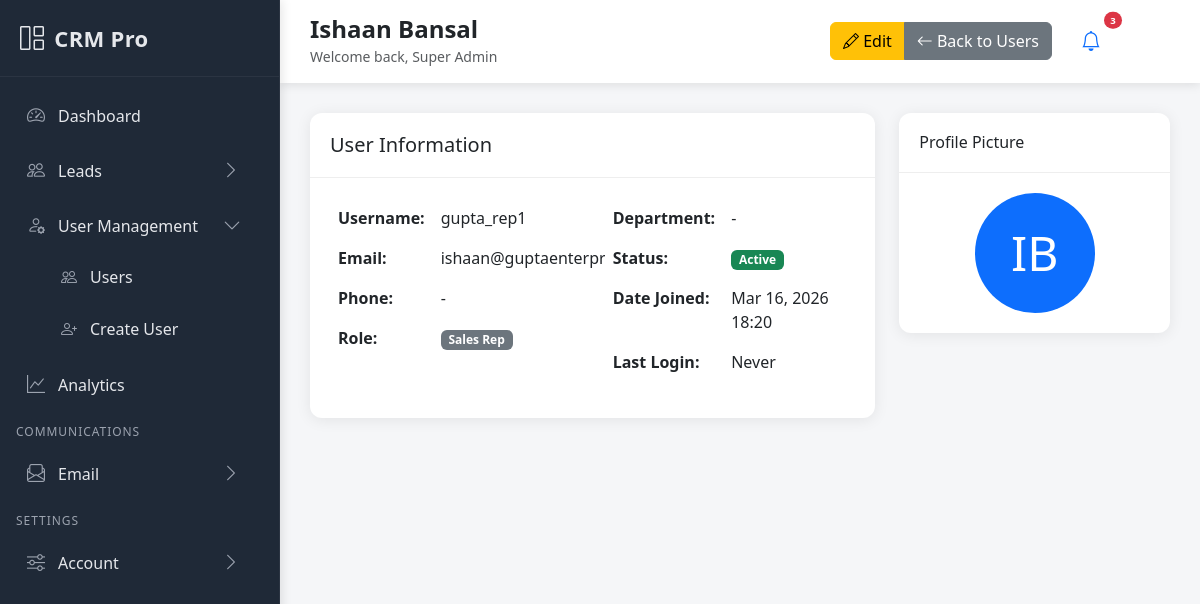
Page /accounts/users/28/ (signed in) on the committed database.
### accounts/models.py (models this page shows, shortened)
class CustomUser(AbstractUser):
    ROLE_CHOICES = [
        ('superadmin', 'Super Admin'),
        ('admin', 'Admin'),
        ('sales_manager', 'Sales Manager'),
        ('sales_rep', 'Sales Rep'),
        ('marketing', 'Marketing'),
    ]
    email = models.EmailField(unique=True)
    phone = models.CharField(max_length=15, blank=True, null=True)
    role = models.CharField(max_length=20, choices=ROLE_CHOICES, default='sales_rep')
    department = models.CharField(max_length=100, blank=True, null=True)
    profile_picture = models.ImageField(upload_to='profiles/', blank=True, null=True)
    is_active = models.BooleanField(default=True)
    date_joined = models.DateTimeField(auto_now_add=True)
    USERNAME_FIELD = 'username'
    REQUIRED_FIELDS = ['email', 'first_name', 'last_name']

### accounts/views.py (the view)
# urls.py: path('users/<int:pk>/', views.UserDetailView.as_view(), name='user_detail'),
class UserDetailView(LoginRequiredMixin, UserPassesTestMixin, DetailView):
    model = CustomUser
    template_name = 'accounts/user_detail.html'
    context_object_name = 'user_obj'
    def test_func(self):
        return is_admin_or_superuser(self.request.user)
    def get_context_data(self, **kwargs):
        context = super().get_context_data(**kwargs)
        user_obj = self.get_object()
        context['lead_stats'] = {
            'total_leads': user_obj.assigned_leads.count(),
            'won_leads': user_obj.assigned_leads.filter(status='won').count(),
            'active_leads': user_obj.assigned_leads.exclude(status__in=['won', 'lost']).count(),
        }
        return context

### accounts/views.py (called while the page is built)
def is_admin_or_superuser(user):
    return user.is_authenticated and (user.role in ['admin', 'superadmin'] or user.is_superuser)

### templates/accounts/user_detail.html (shortened to what this page needs)
{% extends 'base.html' %}
{% block page_title %}{{ user_obj.get_full_name }}{% endblock %}
{% block page_actions %}
<div class="btn-group">
    <a href="{% url 'accounts:user_update' user_obj.pk %}" class="btn btn-warning">
        <i class="bi bi-pencil"></i> Edit
    </a>
    <a href="{% url 'accounts:user_list' %}" class="btn btn-secondary">
        <i class="bi bi-arrow-left"></i> Back to Users
    </a>
</div>
{% endblock %}
{% block content %}
<div class="row">
    <div class="col-lg-8">
        <div class="card mb-4">
            <div class="card-header">
                <h5 class="mb-0">User Information</h5>
            </div>
            <div class="card-body">
                <div class="row">
                    <div class="col-md-6">
                        <table class="table table-borderless">
                            <tr>
                                <td class="fw-bold">Username:</td>
                                <td>{{ user_obj.username }}</td>
                            </tr>
                            <tr>
                                <td class="fw-bold">Email:</td>
                                <td>{{ user_obj.email }}</td>
                            </tr>
                            <tr>
                                <td class="fw-bold">Phone:</td>
                                <td>{{ user_obj.phone|default:"-" }}</td>
                            </tr>
                            <tr>
                                <td class="fw-bold">Role:</td>
                                <td><span class="badge bg-secondary">{{ user_obj.get_role_display }}</span></td>
                            </tr>
                        </table>
                    </div>
                    <div class="col-md-6">
                        <table class="table table-borderless">
                            <tr>
                                <td class="fw-bold">Department:</td>
                                <td>{{ user_obj.department|default:"-" }}</td>
                            </tr>
                            <tr>
                                <td class="fw-bold">Status:</td>
                                <td>
                                    {% if user_obj.is_active %}
                                    <span class="badge bg-success">Active</span>
                                    {% else %}
                                    <span class="badge bg-danger">Inactive</span>
                                    {% endif %}
                                </td>
                            </tr>
                            <tr>
                                <td class="fw-bold">Date Joined:</td>
                                <td>{{ user_obj.date_joined|date:"M d, Y H:i" }}</td>
                            </tr>
                            <tr>
                                <td class="fw-bold">Last Login:</td>
                                <td>{{ user_obj.last_login|date:"M d, Y H:i"|default:"Never" }}</td>
                            </tr>
                        </table>
                    </div>
                </div>
            </div>
        </div>
    </div>
    <div class="col-lg-4">
        <div class="card">
            <div class="card-header">
                <h6 class="mb-0">Profile Picture</h6>
            </div>
            <div class="card-body text-center">
                {% if user_obj.profile_picture %}
                <img src="{{ user_obj.profile_picture.url }}" class="rounded-circle" width="120" height="120">
                {% else %}
                <div class="bg-primary rounded-circle text-white d-flex align-items-center justify-content-center mx-auto" style="width: 120px; height: 120px; font-size: 48px;">
                    {{ user_obj.first_name.0|upper }}{{ user_obj.last_name.0|upper }}
                </div>
                {% endif %}
            </div>
        </div>
    </div>
</div>
{% endblock %}

### templates/base.html (shortened to what this page needs)
<!DOCTYPE html>
<html lang="en">
<head>
    <link href="https://cdn.jsdelivr.net/npm/bootstrap@5.3.0/dist/css/bootstrap.min.css" rel="stylesheet">
    <link href="https://cdn.jsdelivr.net/npm/bootstrap-icons@1.10.0/font/bootstrap-icons.css" rel="stylesheet">
</head>
<body>
    <nav class="sidebar" id="sidebar">
        <div class="sidebar-header">
            <a href="{% url 'dashboard:home' %}" class="sidebar-brand">
                <i class="bi bi-grid-1x2"></i>
                <span>CRM Pro</span>
            </a>
        </div>
        <ul class="nav flex-column sidebar-nav">
            <li class="nav-item">
                <a class="nav-link {% if request.resolver_match.url_name == 'home' %}active{% endif %}" href="{% url 'dashboard:home' %}">
                    <i class="bi bi-speedometer2"></i>
                    <span>Dashboard</span>
                </a>
            </li>
            <li class="nav-item">
                <a class="nav-link" data-bs-toggle="collapse" href="#menu-leads" role="button" aria-expanded="{% if request.resolver_match.app_name == 'leads' %}true{% else %}false{% endif %}" aria-controls="menu-leads">
                    <i class="bi bi-people"></i>
                    <span>Leads</span>
                    <i class="bi bi-chevron-right chevron"></i>
                </a>
            </li>
            {% if user.role == 'admin' or user.role == 'superadmin' %}
            <li class="nav-item">
                <a class="nav-link" data-bs-toggle="collapse" href="#menu-users" role="button" aria-expanded="{% if request.resolver_match.app_name == 'accounts' and 'user' in request.path %}true{% else %}false{% endif %}" aria-controls="menu-users">
                    <i class="bi bi-person-gear"></i>
                    <span>User Management</span>
                    <i class="bi bi-chevron-right chevron"></i>
                </a>
                <ul class="nav flex-column collapse submenu {% if request.resolver_match.app_name == 'accounts' and 'user' in request.path %}show{% endif %}" id="menu-users">
                    <li class="nav-item">
                        <a class="nav-link {% if request.resolver_match.url_name == 'user_list' %}active{% endif %}" href="{% url 'accounts:user_list' %}">
                            <i class="bi bi-people"></i>
                            <span>Users</span>
                        </a>
                    </li>
                    <li class="nav-item">
                        <a class="nav-link {% if request.resolver_match.url_name == 'user_create' %}active{% endif %}" href="{% url 'accounts:user_create' %}">
                            <i class="bi bi-person-plus"></i>
                            <span>Create User</span>
                        </a>
                    </li>
                </ul>
            </li>
            {% endif %}
            <li class="nav-item">
                <a class="nav-link {% if request.resolver_match.url_name == 'analytics' and request.resolver_match.app_name == 'dashboard' %}active{% endif %}" href="{% url 'dashboard:analytics' %}">
                    <i class="bi bi-graph-up"></i>
                    <span>Analytics</span>
                </a>
            </li>
            <li class="menu-section">Communications</li>
            <li class="nav-item">
                <a class="nav-link" data-bs-toggle="collapse" href="#menu-comm" role="button" aria-expanded="{% if request.resolver_match.app_name == 'communications' %}true{% else %}false{% endif %}" aria-controls="menu-comm">
                    <i class="bi bi-envelope-paper"></i>
                    <span>Email</span>
                    <i class="bi bi-chevron-right chevron"></i>
                </a>
            </li>
            <li class="menu-section">Settings</li>
            <li class="nav-item">
                <a class="nav-link" data-bs-toggle="collapse" href="#menu-settings" role="button" aria-expanded="false" aria-controls="menu-settings">
                    <i class="bi bi-sliders"></i>
                    <span>Account</span>
                    <i class="bi bi-chevron-right chevron"></i>
                </a>
            </li>
        </ul>
    </nav>
    <div class="main-content">
        <div class="topbar">
            <div class="d-flex justify-content-between align-items-center">
                <div class="page-header">
                    <h4 class="mb-0 fw-bold">{% block page_title %}Dashboard{% endblock %}</h4>
                    <small class="text-muted">{% block page_subtitle %}Welcome back, {{ user.get_full_name }}{% endblock %}</small>
                </div>
                <div class="d-flex align-items-center gap-3">
                    <div class="page-actions">
                        {% block page_actions %}{% endblock %}
                    </div>
                    <div class="dropdown">
                        <button class="btn btn-link position-relative" data-bs-toggle="dropdown">
                            <i class="bi bi-bell fs-5"></i>
                            <span class="position-absolute top-0 start-100 translate-middle badge rounded-pill bg-danger" style="font-size: 0.6em;">
                                3
                            </span>
                        </button>
                    </div>
                    <div class="dropdown user-menu">
                        <div class="user-avatar" data-bs-toggle="dropdown">
                        </div>
                    </div>
                </div>
            </div>
        </div>
        <div class="content-area">
            <div class="page-content fade-in">
                {% block content %}{% endblock %}
            </div>
        </div>
    </div>
</body>
</html>

### templates/base.html (style rules this page uses)
:root { --sidebar-width: 280px; --sidebar-bg: #1f2937; --sidebar-bg-hover: #374151; --sidebar-border: #2b3442; --sidebar-text: #e5e7eb; --sidebar-text-dim: #9ca3af; --accent: #9ca3af; }
body { font-family: 'Segoe UI', Tahoma, Geneva, Verdana, sans-serif; background-color: #f5f6f8; }
.sidebar { min-height: 100vh; height: 100vh; width: var(--sidebar-width); background: var(--sidebar-bg); position: fixed; top: 0; left: 0; z-index: 1000; transition: all 0.3s ease; box-shadow: 2px 0 10px rgba(0,0,0,0.1); border-right: 1px solid var(--sidebar-border); overflow-y: auto; overflow-x: hidden; display: flex; flex-direction: column; -webkit-overflow-scrolling: touch; overscroll-behavior: contain; }
.sidebar-header { padding: 20px; border-bottom: 1px solid var(--sidebar-border); position: sticky; top: 0; background: var(--sidebar-bg); }
.sidebar-brand { color: var(--sidebar-text); text-decoration: none; font-size: 22px; font-weight: 700; display: flex; align-items: center; letter-spacing: 0.3px; }
.sidebar-brand i { margin-right: 10px; font-size: 24px; }
.sidebar-nav { padding: 12px 0; flex: 1; }
.nav-item { margin-bottom: 2px; }
.nav-link { color: var(--sidebar-text); padding: 11px 16px; border-radius: 8px; display: flex; align-items: center; transition: background-color 0.2s ease, color 0.2s ease; text-decoration: none; position: relative; margin: 2px 10px; }
.nav-link .chevron { margin-left: auto; transition: transform 0.2s ease; color: var(--sidebar-text-dim); }
.nav-link[aria-expanded="true"] .chevron { transform: rotate(90deg); }
.nav-link i { margin-right: 12px; font-size: 18px; width: 20px; text-align: center; color: var(--sidebar-text-dim); }
.menu-section { padding: 10px 16px 6px; color: var(--sidebar-text-dim); font-size: 12px; text-transform: uppercase; letter-spacing: 0.08em; }
.submenu { padding-left: 8px; }
.submenu .nav-link { padding-left: 42px; margin: 2px 10px; }
.submenu .nav-link i { width: 18px; font-size: 16px; }
.main-content { margin-left: var(--sidebar-width); min-height: 100vh; transition: margin-left 0.3s ease; }
.topbar { background: white; box-shadow: 0 2px 10px rgba(0,0,0,0.1); padding: 15px 30px; position: sticky; top: 0; z-index: 999; }
.content-area { padding: 30px; }
.card { border: none; box-shadow: 0 2px 15px rgba(0,0,0,0.08); border-radius: 12px; transition: all 0.3s ease; }
.card-header { background: transparent; border-bottom: 1px solid #eee; padding: 20px; font-weight: 600; }
.card-body { padding: 20px; }
.table { border-radius: 8px; overflow: hidden; }
.fade-in { animation: fadeIn 0.5s ease-out; }
.user-menu { position: relative; }
.user-avatar { width: 40px; height: 40px; border-radius: 50%; background: var(--primary-gradient); color: white; display: flex; align-items: center; justify-content: center; font-weight: 600; cursor: pointer; transition: all 0.3s ease; }

### rows in the picture
CustomUser: get_full_name "Ishaan Bansal", username "gupta_rep1", email "ishaan@guptaenterprises.in", phone "-", role "Sales Rep", department "-", date_joined "Mar 16, 2026 18:20", last_login "Never", first_name.0 "I", last_name.0 "B"
CustomUser: get_full_name "Super Admin"
